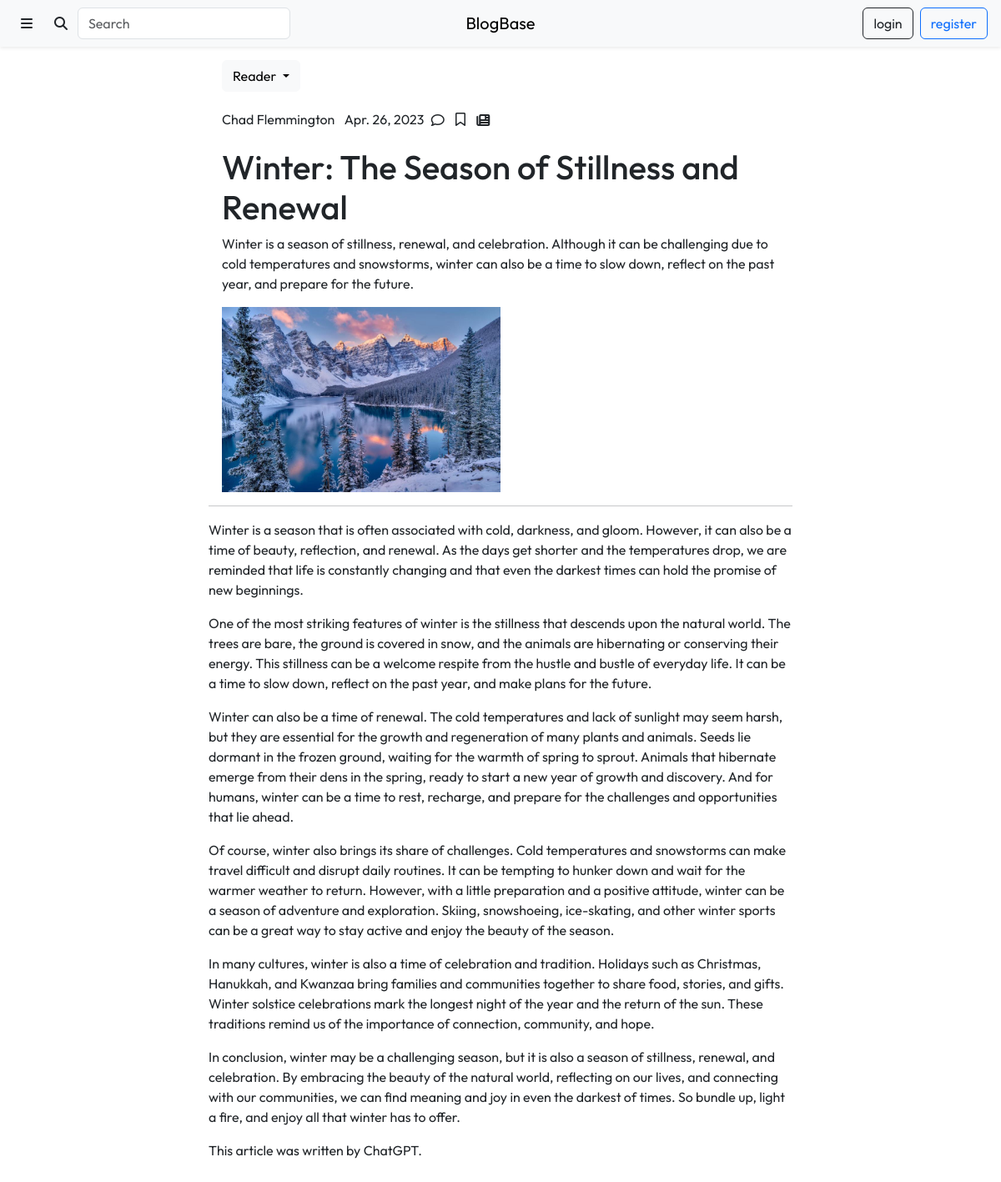
/content/article.php?id=3, run on the app's committed database.
### tables this page shows
CREATE TABLE `Articles` (
  `article_id` int(11) NOT NULL,
  `author_id` int(11) NOT NULL,
  `title` varchar(225) NOT NULL,
  `description` tinytext DEFAULT NULL,
  `lead_image` varchar(255) DEFAULT NULL,
  `content` longblob DEFAULT NULL,
  `submitted` tinyint(1) NOT NULL DEFAULT 0,
  `submit_date` date NOT NULL DEFAULT current_timestamp(),
  `approved` tinyint(1) NOT NULL DEFAULT 0,
  `click_number` int(11) NOT NULL DEFAULT 0
);

CREATE TABLE `Users` (
  `user_id` int(11) NOT NULL,
  `profile_picture` varchar(255) NOT NULL DEFAULT 'anonymous.jpg',
  `username` varchar(50) NOT NULL,
  `first_name` varchar(50) NOT NULL,
  `last_name` varchar(50) NOT NULL,
  `email` varchar(50) NOT NULL,
  `password` varchar(255) NOT NULL,
  `approved` tinyint(1) NOT NULL DEFAULT 0,
  `reader` tinyint(1) NOT NULL DEFAULT 1,
  `writer` tinyint(1) NOT NULL DEFAULT 0,
  `designer` tinyint(1) NOT NULL DEFAULT 0,
  `advertiser` tinyint(1) NOT NULL DEFAULT 0,
  `admin` tinyint(1) NOT NULL DEFAULT 0
);

### content/article.php (the view, shortened to what this page needs)
<?php
require_once "../include/connect.inc.php";
$requested_id = $_GET['id'];
$article_query = "SELECT Articles.article_id, Articles.title, Articles.description, Articles.lead_image,
                         Articles.content, UNIX_TIMESTAMP(Articles.submit_date) as submit_date,
                         Articles.approved, Articles.submitted, Articles.author_id, Users.first_name, Users.last_name
                  FROM Articles INNER JOIN Users ON Articles.author_id = Users.user_id
                  WHERE Articles.article_id = $requested_id";
$article_result = mysqli_query($con, $article_query);
$article_info = $article_result->fetch_assoc();
?>
<!DOCTYPE html>
<html lang="en">
    <head>
        <link rel="stylesheet" href="https://cdn.jsdelivr.net/npm/bootstrap@5.3.0-alpha1/dist/css/bootstrap.min.css">
        <link rel="stylesheet" href="https://cdnjs.cloudflare.com/ajax/libs/font-awesome/6.2.1/css/all.min.css">
        <link rel="stylesheet" href="./css/styles.css">
    </head>
    <body>
        <div class="header">
            <?php include "./views/header.php" ?>
        </div>
            <?php include "./views/sidebar.php" ?>
        <div class="col-10 col-lg-7 mx-auto mt-3">
            <div class="px-3" id="article-head">
                <ul class="list-inline">
                    <li class="list-inline-item dropdown">
                        <button onclick="role_options(roles_str)" class="btn btn-light dropdown-toggle" id="role-btn" type="button" data-bs-toggle="dropdown" aria-expanded="false">
                            Reader
                        </button>
                    </li>
                </ul>
                <ul class="list-inline">
                    <li class="list-inline-item align-middle">
                        <?php echo $article_info['first_name'] . " " . $article_info['last_name'] ?>
                    </li>
                    <li class="mx-0 list-inline-item align-middle">
                        <?php echo date("M. d, Y", $article_info['submit_date']) ?>
                    </li>
                    <?php if ($article_info['approved'] == true) { ?>
                        <li class="mx-0 list-inline-item align-middle">
                            <a class="btn p-1 fa-regular fa-comment text-reset text-decoration-none" data-bs-toggle="offcanvas" href="#offcanvas-comments" aria-controls="offcanvas-sidebar"> </a>
                        </li>
                        <li class="mx-0 list-inline-item align-middle">
                            <?php
                            if (isset($_SESSION['user_info'])) {
                                $saved_query = "SELECT article_id, user_id
                                                FROM SavedArticles
                                                WHERE user_id = '" . $user_info['user_id'] . "' AND article_id = '" . $article_info['article_id'] . "';";
                                $saved_result = mysqli_query($con, $saved_query); ?>
                                <button onclick="change_bookmark_icon(<?php echo $article_info['article_id'] ?>)" id="bookmark-<?php echo $article_info['article_id'] ?>" class="btn p-1">
                                    <?php if ($saved_result->num_rows == 1) { ?>
                                        <span id="bookmark-icon-<?php echo $article_info['article_id'] ?>" class="fa-solid fa-bookmark">
                                <?php } else { ?>
                                        <span id="bookmark-icon-<?php echo $article_info['article_id'] ?>" class="fa-regular fa-bookmark">
                                <?php } ?>
                                    </button>
                            <?php } else { ?>
                                    <a href="./login.php" id="bookmark" class="btn p-1">
                                        <span id="bookmark-icon" class="fa-regular fa-bookmark">
                                    </a>
                            <?php } ?>
                        </li>
                        <li class="mx-0 list-inline-item align-middle">
                            <i class="btn p-1 fa-solid fa-newspaper"></i>
                        </li>
                    <?php } ?>
                </ul>
                <h1 class="mb-2"><?php echo $article_info['title']; ?></h1>
                <p><?php echo $article_info['description']; ?></p>
                <?php if ($article_info['lead_image'] != null) { ?>
                    <div class="justify-content-center">
                        <img class="lead-img img-fluid" src="./uploads/leads/<?php echo $article_info['lead_image']; ?>" alt="<?php echo $article_info['lead_image']; ?>">
                    </div>
                <?php } ?>
            </div>
            <hr>
            <div id="article-body">
                <?php echo $article_info['content']; ?>
            </div>
        </div>
    </body>
</html>

### content/css/styles.css (style rules this page uses)
* { font-family: 'Outfit', sans-serif; }
.lead-img { width: 50%; height: 50%; }

### data on the page
articles: author.first_name "Chad", author.last_name "Flemmington", title "Winter: The Season of Stillness and Renewal", description "Winter is a season of stillness, renewal, and celebration. Although it can be challenging due to cold temperatures and snowstorms, winter can also be a time to slow down, reflect on the past year, and prepare for the future.", lead_image (picture), content "Winter is a season that is often associated with cold, darkness, and gloom. However, it can also be a time of beauty, reflection, and renewal. As the days get shorter and the temperatures drop, we are reminded that life is constantly changing and that even the darkest times can hold the promise of new beginnings. One of the most striking features of winter is the stillness that descends upon the natural world. The trees are bare, the ground is covered in snow, and the animals are hibernating or conserving their energy. This stillness can be a welcome respite from the hustle and bustle of everyday life. It can be a time to slow down, reflect on the past year, and make plans for the future.…"

### other printed values
date("M. d, Y", $article_info['submit_date']) "Apr. 26, 2023"
